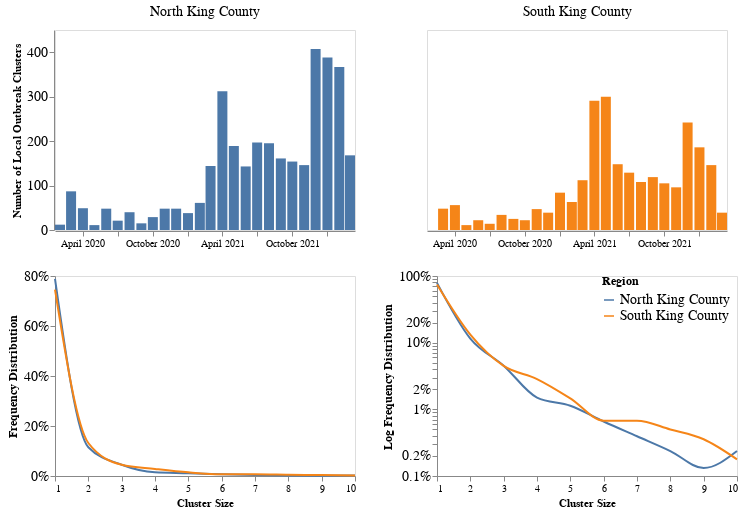

Notebook code cell kept with this figure:
### Code cell
clus_des = (clust_over_time & cluster_count).resolve_scale(color = "independent")
clus_des

### Figure 1 — Vega-Lite specification as saved in the notebook (floating-point values rounded to 4 significant figures; data arrays with more than 128 entries replaced by an {"elided": "..."} marker saying what was removed)
{"config": {"view": {"continuousWidth": 400, "continuousHeight": 300}}, "vconcat": [{"data": {"name": "data-659027bd097199ae4756c3c6863747e7"}, "mark": {"type": "bar", "interpolate": "monotone", "opacity": 1, "size": 10}, "encoding": {"color": {"field": "location", "legend": null, "type": "nominal"}, "column": {"field": "location", "header": {"labelFontSize": 14}, "spacing": 70, "title": null, "type": "nominal"}, "x": {"axis": {"format": "%B %Y", "grid": false, "title": ""}, "field": "year-month", "type": "temporal"}, "y": {"aggregate": "count", "axis": {"grid": false, "labelFontSize": 14, "title": "Number of Local Outbreak Clusters"}, "stack": null, "type": "quantitative"}}, "height": 200, "width": 300}, {"hconcat": [{"mark": {"type": "line", "interpolate": "monotone", "opacity": 1}, "encoding": {"color": {"field": "Region", "type": "nominal"}, "x": {"axis": {"grid": false, "title": "Cluster Size"}, "field": "size", "type": "quantitative"}, "y": {"axis": {"format": "%", "grid": false, "labelFontSize": 14, "title": "Frequency Distribution", "titleFontSize": 12}, "field": "perc", "type": "quantitative"}}, "height": 200, "transform": [{"filter": "(datum.size < 11)"}], "width": 300}, {"mark": {"type": "line", "interpolate": "monotone", "opacity": 1}, "encoding": {"color": {"field": "Region", "legend": {"labelFontSize": 14, "offset": -140, "titleFontSize": 12}, "type": "nominal"}, "x": {"axis": {"grid": false, "title": "Cluster Size"}, "field": "size", "type": "quantitative"}, "y": {"axis": {"format": "%", "grid": false, "labelFontSize": 14, "title": "Log Frequency Distribution", "titleFontSize": 12}, "field": "perc", "scale": {"type": "log", "zero": true}, "type": "quantitative"}}, "height": 200, "transform": [{"filter": "(datum.size < 11)"}], "width": 300}], "data": {"name": "data-4c6b557023329c8a0280b81b50e01584"}}], "resolve": {"scale": {"color": "independent"}}, "$schema": "https://vega.github.io/schema/vega-lite/v4.17.0.json", "datasets": {"data-659027bd097199ae4756c3c6863747e7": {"elided": "5964 records"}, "data-4c6b557023329c8a0280b81b50e01584": [{"Region": "North King County", "size": 1, "count": 2999, "perc": 0.7888}, {"Region": "North King County", "size": 2, "count": 437, "perc": 0.1149}, {"Region": "North King County", "size": 3, "count": 172, "perc": 0.04524}, {"Region": "North King County", "size": 4, "count": 57, "perc": 0.01499}, {"Region": "North King County", "size": 5, "count": 43, "perc": 0.01131}, {"Region": "North King County", "size": 6, "count": 25, "perc": 0.006575}, {"Region": "North King County", "size": 7, "count": 15, "perc": 0.003945}, {"Region": "North King County", "size": 8, "count": 9, "perc": 0.002367}, {"Region": "North King County", "size": 10, "count": 9, "perc": 0.002367}, {"Region": "North King County", "size": 13, "count": 5, "perc": 0.001315}, {"Region": "North King County", "size": 9, "count": 5, "perc": 0.001315}, {"Region": "North King County", "size": 11, "count": 4, "perc": 0.001052}, {"Region": "North King County", "size": 15, "count": 4, "perc": 0.001052}, {"Region": "North King County", "size": 12, "count": 3, "perc": 0.0007891}, {"Region": "North King County", "size": 20, "count": 2, "perc": 0.000526}, {"Region": "North King County", "size": 19, "count": 2, "perc": 0.000526}, {"Region": "North King County", "size": 149, "count": 1, "perc": 0.000263}, {"Region": "North King County", "size": 14, "count": 1, "perc": 0.000263}, {"Region": "North King County", "size": 18, "count": 1, "perc": 0.000263}, {"Region": "North King County", "size": 122, "count": 1, "perc": 0.000263}, {"Region": "North King County", "size": 22, "count": 1, "perc": 0.000263}, {"Region": "North King County", "size": 23, "count": 1, "perc": 0.000263}, {"Region": "North King County", "size": 27, "count": 1, "perc": 0.000263}, {"Region": "North King County", "size": 30, "count": 1, "perc": 0.000263}, {"Region": "North King County", "size": 46, "count": 1, "perc": 0.000263}, {"Region": "North King County", "size": 48, "count": 1, "perc": 0.000263}, {"Region": "North King County", "size": 58, "count": 1, "perc": 0.000263}, {"Region": "South King County", "size": 1, "count": 2096, "perc": 0.7456}, {"Region": "South King County", "size": 2, "count": 371, "perc": 0.132}, {"Region": "South King County", "size": 3, "count": 126, "perc": 0.04482}, {"Region": "South King County", "size": 4, "count": 80, "perc": 0.02846}, {"Region": "South King County", "size": 5, "count": 41, "perc": 0.01459}, {"Region": "South King County", "size": 6, "count": 19, "perc": 0.006759}, {"Region": "South King County", "size": 7, "count": 19, "perc": 0.006759}, {"Region": "South King County", "size": 8, "count": 14, "perc": 0.00498}, {"Region": "South King County", "size": 9, "count": 10, "perc": 0.003557}, {"Region": "South King County", "size": 13, "count": 5, "perc": 0.001779}, {"Region": "South King County", "size": 12, "count": 5, "perc": 0.001779}, {"Region": "South King County", "size": 10, "count": 5, "perc": 0.001779}, {"Region": "South King County", "size": 23, "count": 3, "perc": 0.001067}, {"Region": "South King County", "size": 16, "count": 3, "perc": 0.001067}, {"Region": "South King County", "size": 29, "count": 2, "perc": 0.0007115}, {"Region": "South King County", "size": 18, "count": 1, "perc": 0.0003557}, {"Region": "South King County", "size": 158, "count": 1, "perc": 0.0003557}, {"Region": "South King County", "size": 59, "count": 1, "perc": 0.0003557}, {"Region": "South King County", "size": 34, "count": 1, "perc": 0.0003557}, {"Region": "South King County", "size": 33, "count": 1, "perc": 0.0003557}, {"Region": "South King County", "size": 32, "count": 1, "perc": 0.0003557}, {"Region": "South King County", "size": 22, "count": 1, "perc": 0.0003557}, {"Region": "South King County", "size": 21, "count": 1, "perc": 0.0003557}, {"Region": "South King County", "size": 20, "count": 1, "perc": 0.0003557}, {"Region": "South King County", "size": 14, "count": 1, "perc": 0.0003557}, {"Region": "South King County", "size": 11, "count": 1, "perc": 0.0003557}, {"Region": "South King County", "size": 283, "count": 1, "perc": 0.0003557}]}}
